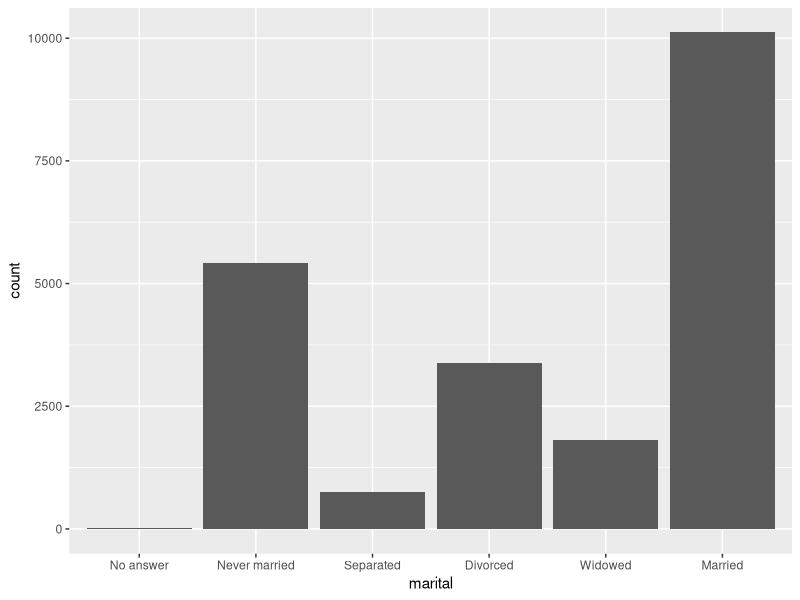
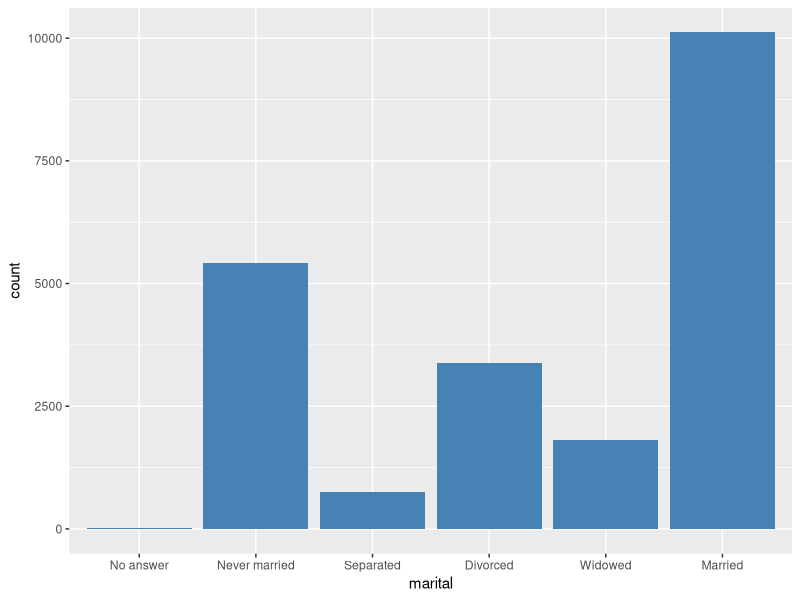
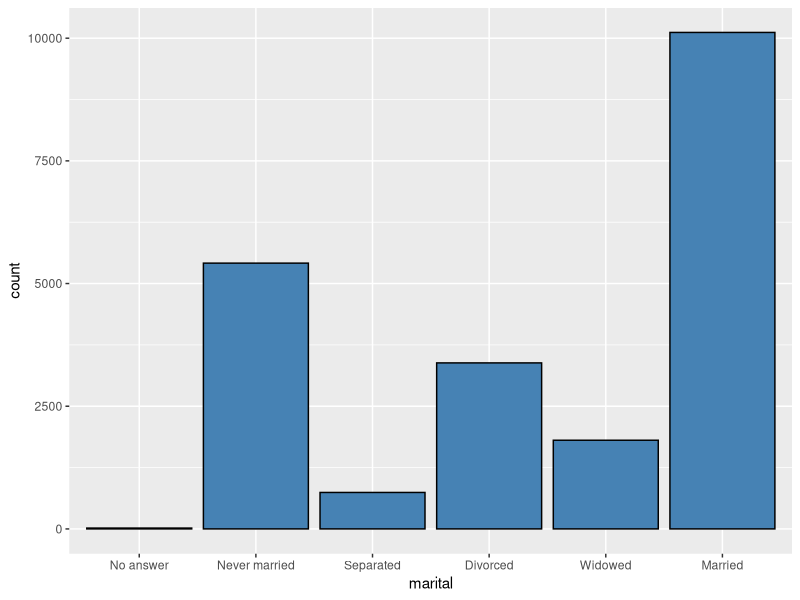
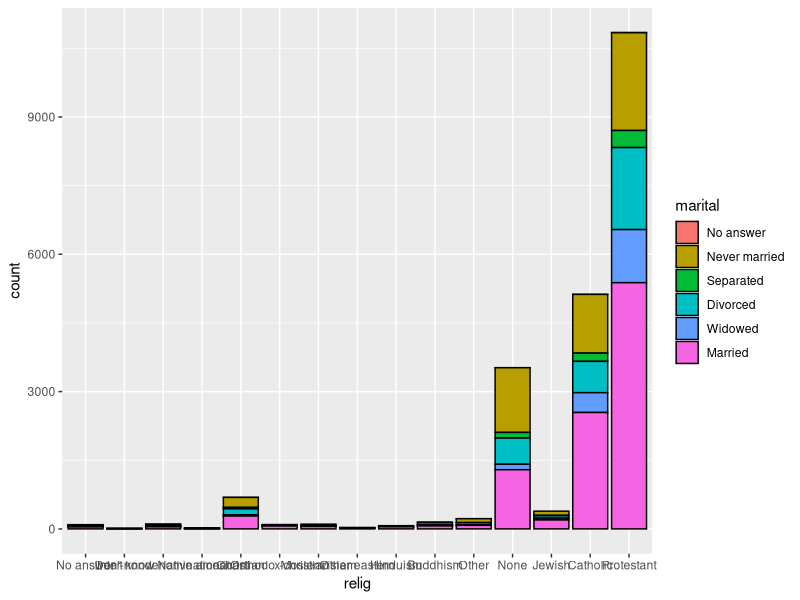
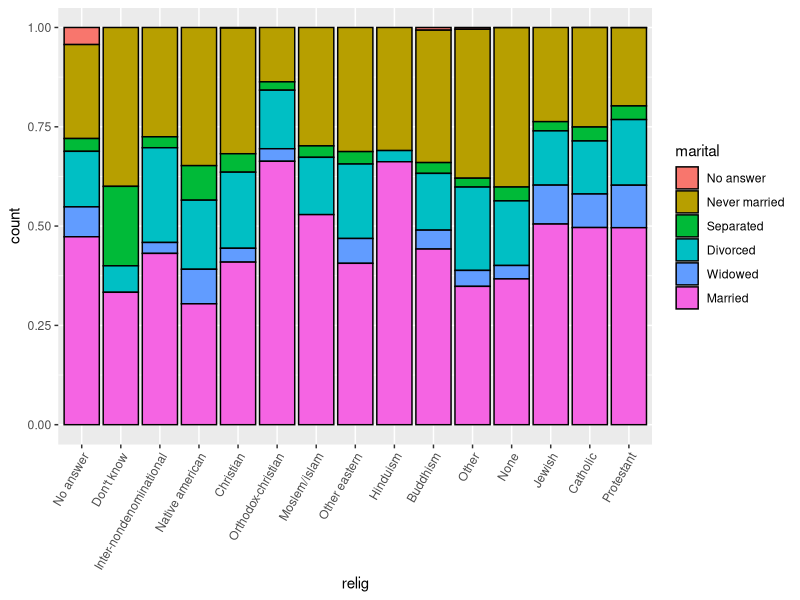
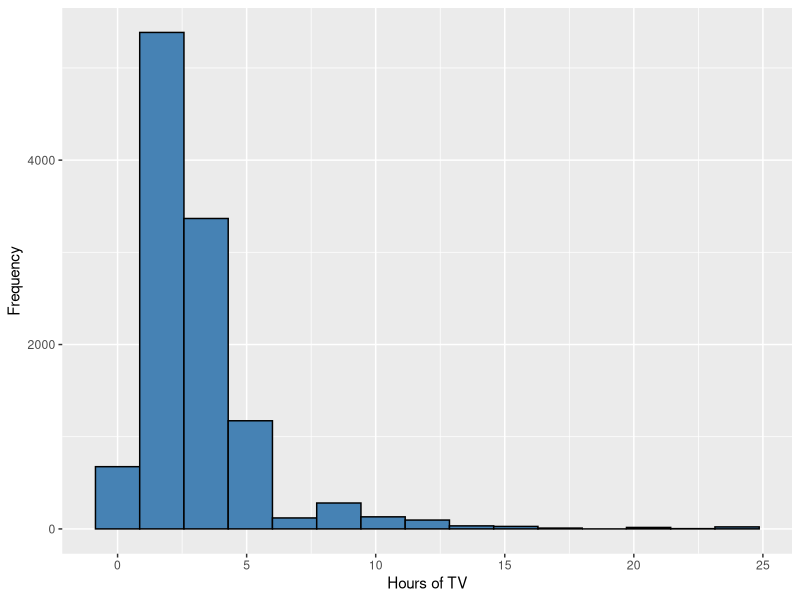
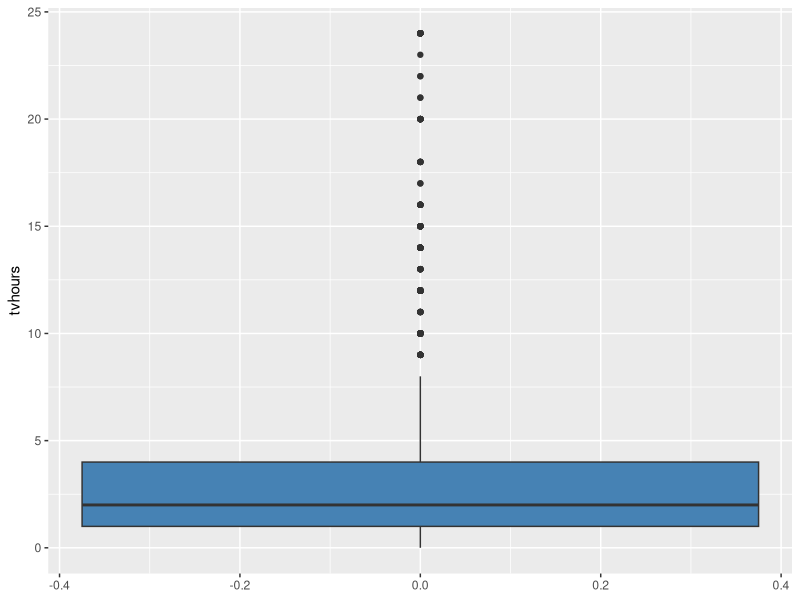
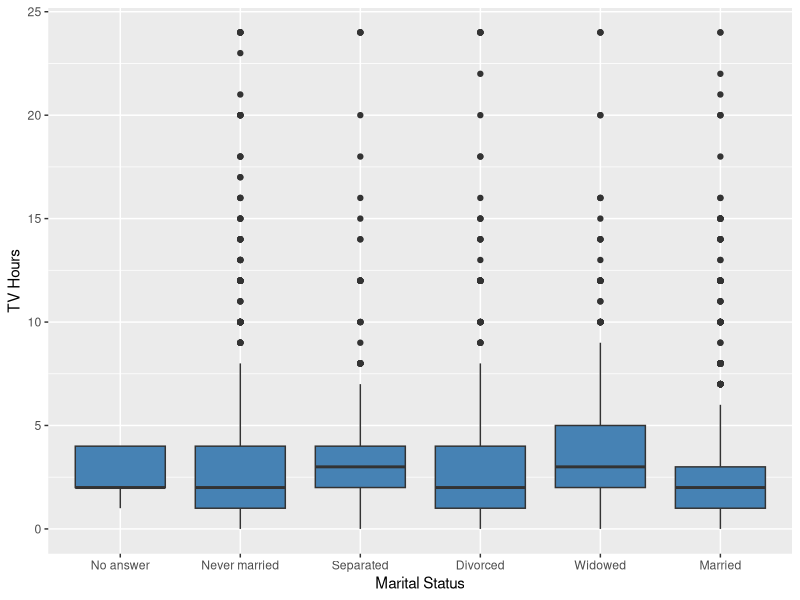

Write the R code that produced these figures, in order.
## ---- chunk 1
library(tidyverse)
## ---- chunk 2
ggplot(gss_cat, aes(x = marital)) + # Put the proper variable in the aes() function
  geom_bar() # Complete this line
## ---- chunk 3
ggplot(gss_cat, aes(x = marital)) + # Put the proper variable in the aes() function
  geom_bar(fill = "steelblue") # Complete this line
## ---- chunk 4
ggplot(gss_cat, aes(x = marital)) + # Put the proper variable in the aes() function
  geom_bar(fill = "steelblue", color = "black") # Complete this line
## ---- chunk 5
ggplot(gss_cat, aes(x = relig, fill = marital)) + # Complete the aes() function
  geom_bar(color = "black")
## ---- chunk 6
ggplot(gss_cat, aes(x = relig, fill = marital)) + # Complete the aes() function
  geom_bar(color = "black", position = "fill") + # Add position = "fill" here
  theme(axis.text.x = element_text(angle = 60, hjust = 1)) # Add angle in here to swivel the category labels
## ---- chunk 7
ggplot(gss_cat, aes(x = tvhours)) + # Fill in the right argument in the aes() function
  geom_histogram(color = "black", fill = "steelblue", bins = 15) +     
  # Fill in the color and fill options to make it look 
  #   good. Also put bins = 15.
  labs(x = "Hours of TV", y = "Frequency")   # Fill in the labels for the x and y axes. Make the
#   label for the x-axis be "Hours of TV" and the label
#   for the y-axis be "Frequency"
## ---- chunk 8
ggplot(gss_cat, aes(y = tvhours)) +
  geom_boxplot(fill = "steelblue")
## ---- chunk 9
ggplot(gss_cat, aes(x = marital, y = tvhours)) + 
  geom_boxplot(fill = "steelblue") +     
  labs(x = "Marital Status", y = "TV Hours")
## ---- chunk 10
ggplot(gss_cat, aes(x = age, y = tvhours, color = marital)) + # Put the aes() function in ggplot
  geom_point(shape = 18) + # Finish this line. Change the shape here. 
  theme_classic() + # Finish this line  
  labs(x = "Age", y = "TV Hours", title = "Scatterplot of TV Hours vs Age") + # Add axis labels and a title
  geom_smooth(method = "lm") # Change the method in this function
